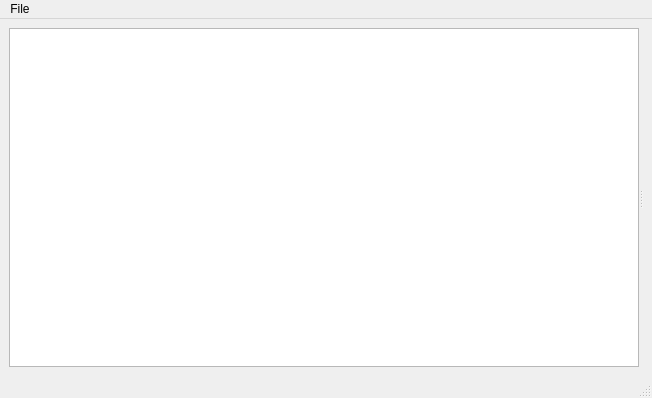
<?xml version="1.0" encoding="UTF-8"?>
<ui version="4.0">
 <class>ObjectTypesEditor</class>
 <widget class="QMainWindow" name="ObjectTypesEditor">
  <property name="geometry">
   <rect>
    <x>0</x>
    <y>0</y>
    <width>652</width>
    <height>398</height>
   </rect>
  </property>
  <property name="windowTitle">
   <string>Object Types Editor</string>
  </property>
  <widget class="QWidget" name="centralwidget">
   <layout class="QHBoxLayout" name="horizontalLayout_3">
    <item>
     <widget class="QSplitter" name="splitter">
      <property name="orientation">
       <enum>Qt::Horizontal</enum>
      </property>
      <widget class="QWidget" name="layoutWidget">
       <layout class="QVBoxLayout" name="objectTypesLayout">
        <property name="spacing">
         <number>0</number>
        </property>
        <item>
         <widget class="QTableView" name="objectTypesTable">
          <property name="selectionBehavior">
           <enum>QAbstractItemView::SelectRows</enum>
          </property>
          <attribute name="horizontalHeaderHighlightSections">
           <bool>false</bool>
          </attribute>
          <attribute name="verticalHeaderVisible">
           <bool>false</bool>
          </attribute>
          <attribute name="verticalHeaderHighlightSections">
           <bool>false</bool>
          </attribute>
         </widget>
        </item>
       </layout>
      </widget>
      <widget class="QWidget" name="layoutWidget1">
       <layout class="QVBoxLayout" name="propertiesLayout">
        <property name="spacing">
         <number>0</number>
        </property>
        <item>
         <widget class="QtTreePropertyBrowser" name="propertiesView" native="true">
          <property name="sizePolicy">
           <sizepolicy hsizetype="Preferred" vsizetype="Preferred">
            <horstretch>0</horstretch>
            <verstretch>1</verstretch>
           </sizepolicy>
          </property>
         </widget>
        </item>
       </layout>
      </widget>
     </widget>
    </item>
   </layout>
  </widget>
  <widget class="QMenuBar" name="menubar">
   <property name="geometry">
    <rect>
     <x>0</x>
     <y>0</y>
     <width>652</width>
     <height>22</height>
    </rect>
   </property>
   <property name="nativeMenuBar">
    <bool>false</bool>
   </property>
   <widget class="QMenu" name="menuFile">
    <property name="title">
     <string>File</string>
    </property>
    <addaction name="actionChooseFile"/>
    <addaction name="separator"/>
    <addaction name="actionImport"/>
    <addaction name="actionExport"/>
   </widget>
   <addaction name="menuFile"/>
  </widget>
  <widget class="QStatusBar" name="statusbar"/>
  <action name="actionExport">
   <property name="text">
    <string>Export Object Types...</string>
   </property>
  </action>
  <action name="actionImport">
   <property name="text">
    <string>Import Object Types...</string>
   </property>
  </action>
  <action name="actionChooseFile">
   <property name="text">
    <string>Choose Object Types File...</string>
   </property>
  </action>
 </widget>
 <customwidgets>
  <customwidget>
   <class>QtTreePropertyBrowser</class>
   <extends>QWidget</extends>
   <header location="global">QtTreePropertyBrowser</header>
   <container>1</container>
  </customwidget>
 </customwidgets>
 <resources/>
 <connections/>
</ui>
